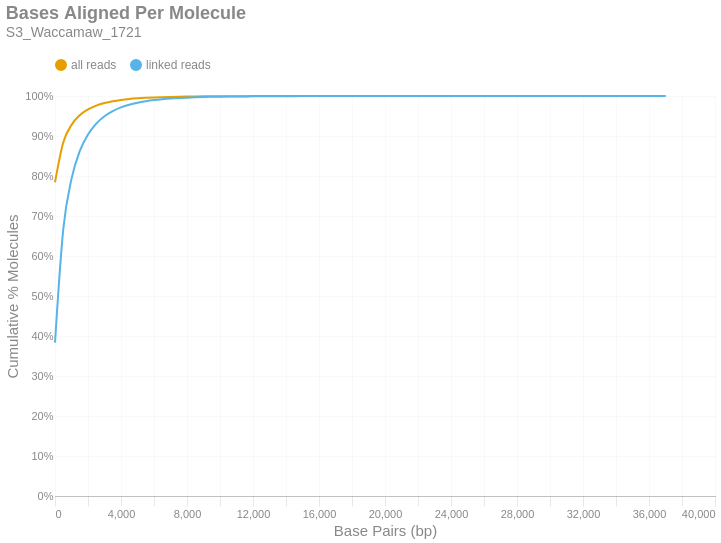

The cell this chart's notebook holds for it:
### Markdown cell above
### Bases Aligned Per Molecule
This is a cumulative frequency distribution showing the number of base pairs aligned per unique molecule. These data are shown in 500 bp bins. There are two distributions: one with `all reads` (yellow) and another with only `linked reads` (blue). The percent of molecules in the `linked reads` distribution is relative to the total number of linked molecules.

### Code cell
if SKIPLR:
    print_html(f"Skipped")
else:
    binned_df = consolidated_hist(valids['aligned_bp'], mask, 500, True)
    with SafeRender(binned_df):
        (
            density_plot(binned_df, 'Bases Aligned Per Molecule', samplename, 'basesper')
            .encode(
                x=alt.X('bin:Q', title="Base Pairs (bp)").axis(tickMinStep=500).scale(padding=0),
                y=alt.Y('value:Q', title='Cumulative % Molecules')
                    .axis(format='%')
                    .scale(domain = [0,1])
                    .stack(False),
                color=alt.Color("key:N").scale(domain = ["all reads", "linked reads"]),
                tooltip = [
                    alt.Tooltip("key:N", title = "Data Type"),
                    alt.Tooltip("range_label:N", title="Bases Aligned Per Molecule"),
                    alt.Tooltip("value:Q", format = ".2%", title="% Molecules (Cum.)")
                ]
            )
        ).display()

### Figure 1 — Vega-Lite specification as saved in the notebook (floating-point values rounded to 4 significant figures)
{"width": "container", "height": 400, "config": {"title": {"anchor": "start", "dy": -15, "fontSize": 18, "color": "#888888", "subtitleColor": "#888888", "subtitleFontSize": 14}, "arc": {"fill": "#0072B2"}, "axis": {"domainColor": "#888888", "domainWidth": 0.5, "gridWidth": 0.2, "grid": false, "titleFontWeight": 400, "titleFontSize": 15, "labelFontSize": 11, "labelColor": "#888888", "tickColor": "#888888", "tickWidth": 0.2, "titleColor": "#888888"}, "axisBand": {"grid": false}, "axisX": {"grid": true, "tickSize": 10, "domainCap": "round"}, "axisY": {"domain": false, "grid": true, "tickSize": 0, "domainCap": "round"}, "background": "transparent", "header": {"labelFontSize": 15, "labelColor": "#888888", "titleFontSize": 15, "titleFontWeight": 600, "titleColor": "#888888"}, "legend": {"labelFont": "sans-serif", "labelFontSize": 12, "labelColor": "#888888", "symbolSize": 100, "symbolType": "circle", "titleFontSize": 12, "titlePadding": 10, "titleColor": "#888888", "title": null, "orient": "top"}, "range": {"category": ["#E69F00", "#56B4E9", "#009E73", "#F0E442", "#0072B2", "#D55E00", "#CC79A7", "#000000"], "diverging": ["#cfe8f3", "#a2d4ec", "#73bfe2", "#46abdb", "#1696d2", "#12719e"]}, "area": {"fill": "#0072B2", "fillOpacity": 0.7, "line": true, "strokeOpacity": 0.7}, "line": {"color": "#0072B2", "stroke": "#0072B2", "strokeWidth": 2}, "trail": {"color": "#0072B2", "stroke": "#0072B2", "strokeWidth": 0, "size": 1}, "point": {"filled": true, "fillOpacity": 1.0, "size": 95}, "text": {"color": "#888888", "fontSize": 11, "align": "right", "fontWeight": 400, "size": 11}, "bar": {"fill": "#0072B2", "stroke": null}, "view": {"stroke": null, "continuousWidth": 660, "continuousHeight": 400}}, "data": {"name": "data-3d41eae3b94302bca8039e7372c827cf"}, "mark": {"type": "line", "interpolate": "monotone", "point": {"opacity": 0, "size": 275}}, "encoding": {"color": {"field": "key", "scale": {"domain": ["all reads", "linked reads"]}, "type": "nominal"}, "tooltip": [{"field": "key", "title": "Data Type", "type": "nominal"}, {"field": "range_label", "title": "Bases Aligned Per Molecule", "type": "nominal"}, {"field": "value", "format": ".2%", "title": "% Molecules (Cum.)", "type": "quantitative"}], "x": {"axis": {"tickMinStep": 500}, "field": "bin", "scale": {"padding": 0}, "title": "Base Pairs (bp)", "type": "quantitative"}, "y": {"axis": {"format": "%"}, "field": "value", "scale": {"domain": [0, 1]}, "stack": false, "title": "Cumulative % Molecules", "type": "quantitative"}}, "params": [{"name": "param_c36ac31b6afebe62", "select": {"type": "point", "fields": ["key"]}, "bind": "legend"}], "title": {"text": "Bases Aligned Per Molecule", "subtitle": "S3_Waccamaw_1721"}, "transform": [{"fold": ["all reads (cumsum)", "linked reads (cumsum)"]}, {"calculate": "replace(datum.key, ' (cumsum)', '')", "as": "key"}, {"filter": {"param": "param_c36ac31b6afebe62"}}], "usermeta": {"embedOptions": {"downloadFileName": "S3_Waccamaw_1721.basesper"}}, "$schema": "https://vega.github.io/schema/vega-lite/v6.1.0.json", "datasets": {"data-3d41eae3b94302bca8039e7372c827cf": [{"bin": "0.0", "interval": "0.0-500.0", "all reads": 0.7844, "linked reads": 0.3834, "all reads (cumsum)": 0.7844, "linked reads (cumsum)": 0.3834, "range_label": "0-499"}, {"bin": "500.0", "interval": "500.0-1000.0", "all reads": 0.0994, "linked reads": 0.2833, "all reads (cumsum)": 0.8838, "linked reads (cumsum)": 0.6667, "range_label": "500-999"}, {"bin": "1000.0", "interval": "1000.0-1500.0", "all reads": 0.04397, "linked reads": 0.1261, "all reads (cumsum)": 0.9278, "linked reads (cumsum)": 0.7928, "range_label": "1000-1499"}, {"bin": "1500.0", "interval": "1500.0-2000.0", "all reads": 0.0242, "linked reads": 0.06944, "all reads (cumsum)": 0.952, "linked reads (cumsum)": 0.8622, "range_label": "1500-1999"}, {"bin": "2000.0", "interval": "2000.0-2500.0", "all reads": 0.01454, "linked reads": 0.04173, "all reads (cumsum)": 0.9665, "linked reads (cumsum)": 0.9039, "range_label": "2000-2499"}, {"bin": "2500.0", "interval": "2500.0-3000.0", "all reads": 0.009466, "linked reads": 0.02716, "all reads (cumsum)": 0.976, "linked reads (cumsum)": 0.9311, "range_label": "2500-2999"}, {"bin": "3000.0", "interval": "3000.0-3500.0", "all reads": 0.006416, "linked reads": 0.01841, "all reads (cumsum)": 0.9824, "linked reads (cumsum)": 0.9495, "range_label": "3000-3499"}, {"bin": "3500.0", "interval": "3500.0-4000.0", "all reads": 0.004489, "linked reads": 0.01288, "all reads (cumsum)": 0.9869, "linked reads (cumsum)": 0.9624, "range_label": "3500-3999"}, {"bin": "4000.0", "interval": "4000.0-4500.0", "all reads": 0.003207, "linked reads": 0.0092, "all reads (cumsum)": 0.9901, "linked reads (cumsum)": 0.9716, "range_label": "4000-4499"}, {"bin": "4500.0", "interval": "4500.0-5000.0", "all reads": 0.002352, "linked reads": 0.006749, "all reads (cumsum)": 0.9924, "linked reads (cumsum)": 0.9783, "range_label": "4500-4999"}, {"bin": "5000.0", "interval": "5000.0-5500.0", "all reads": 0.001724, "linked reads": 0.004945, "all reads (cumsum)": 0.9942, "linked reads (cumsum)": 0.9833, "range_label": "5000-5499"}, {"bin": "5500.0", "interval": "5500.0-6000.0", "all reads": 0.001285, "linked reads": 0.003687, "all reads (cumsum)": 0.9954, "linked reads (cumsum)": 0.9869, "range_label": "5500-5999"}, {"bin": "6000.0", "interval": "6000.0-6500.0", "all reads": 0.0009757, "linked reads": 0.002799, "all reads (cumsum)": 0.9964, "linked reads (cumsum)": 0.9897, "range_label": "6000-6499"}, {"bin": "6500.0", "interval": "6500.0-7000.0", "all reads": 0.0007542, "linked reads": 0.002164, "all reads (cumsum)": 0.9972, "linked reads (cumsum)": 0.9919, "range_label": "6500-6999"}, {"bin": "7000.0", "interval": "7000.0-7500.0", "all reads": 0.0005788, "linked reads": 0.00166, "all reads (cumsum)": 0.9978, "linked reads (cumsum)": 0.9936, "range_label": "7000-7499"}, {"bin": "7500.0", "interval": "7500.0-8000.0", "all reads": 0.0004451, "linked reads": 0.001277, "all reads (cumsum)": 0.9982, "linked reads (cumsum)": 0.9948, "range_label": "7500-7999"}, {"bin": "8000.0", "interval": "8000.0-8500.0", "all reads": 0.0003549, "linked reads": 0.001018, "all reads (cumsum)": 0.9986, "linked reads (cumsum)": 0.9959, "range_label": "8000-8499"}, {"bin": "8500.0", "interval": "8500.0-9000.0", "all reads": 0.0002798, "linked reads": 0.0008028, "all reads (cumsum)": 0.9988, "linked reads (cumsum)": 0.9967, "range_label": "8500-8999"}, {"bin": "9000.0", "interval": "9000.0-9500.0", "all reads": 0.000228, "linked reads": 0.0006542, "all reads (cumsum)": 0.9991, "linked reads (cumsum)": 0.9973, "range_label": "9000-9499"}, {"bin": "9500.0", "interval": "9500.0-10000.0", "all reads": 0.0001755, "linked reads": 0.0005034, "all reads (cumsum)": 0.9992, "linked reads (cumsum)": 0.9978, "range_label": "9500-9999"}, {"bin": "10000.0", "interval": "10000.0-10500.0", "all reads": 0.0001404, "linked reads": 0.0004027, "all reads (cumsum)": 0.9994, "linked reads (cumsum)": 0.9982, "range_label": "10000-10499"}, {"bin": "10500.0", "interval": "10500.0-11000.0", "all reads": 0.0001091, "linked reads": 0.000313, "all reads (cumsum)": 0.9995, "linked reads (cumsum)": 0.9985, "range_label": "10500-10999"}, {"bin": "11000.0", "interval": "11000.0-11500.0", "all reads": 9.182e-05, "linked reads": 0.0002634, "all reads (cumsum)": 0.9996, "linked reads (cumsum)": 0.9988, "range_label": "11000-11499"}, {"bin": "11500.0", "interval": "11500.0-12000.0", "all reads": 6.928e-05, "linked reads": 0.0001988, "all reads (cumsum)": 0.9997, "linked reads (cumsum)": 0.999, "range_label": "11500-11999"}, {"bin": "12000.0", "interval": "12000.0-12500.0", "all reads": 6.364e-05, "linked reads": 0.0001826, "all reads (cumsum)": 0.9997, "linked reads (cumsum)": 0.9992, "range_label": "12000-12499"}, {"bin": "12500.0", "interval": "12500.0-13000.0", "all reads": 4.855e-05, "linked reads": 0.0001393, "all reads (cumsum)": 0.9998, "linked reads (cumsum)": 0.9993, "range_label": "12500-12999"}, {"bin": "13000.0", "interval": "13000.0-13500.0", "all reads": 4.146e-05, "linked reads": 0.0001189, "all reads (cumsum)": 0.9998, "linked reads (cumsum)": 0.9994, "range_label": "13000-13499"}, {"bin": "13500.0", "interval": "13500.0-14000.0", "all reads": 3e-05, "linked reads": 8.608e-05, "all reads (cumsum)": 0.9998, "linked reads (cumsum)": 0.9995, "range_label": "13500-13999"}, {"bin": "14000.0", "interval": "14000.0-14500.0", "all reads": 2.818e-05, "linked reads": 8.086e-05, "all reads (cumsum)": 0.9999, "linked reads (cumsum)": 0.9996, "range_label": "14000-14499"}, {"bin": "14500.0", "interval": "14500.0-15000.0", "all reads": 2.382e-05, "linked reads": 6.834e-05, "all reads (cumsum)": 0.9999, "linked reads (cumsum)": 0.9997, "range_label": "14500-14999"}, {"bin": "15000.0", "interval": "15000.0-15500.0", "all reads": 2.037e-05, "linked reads": 5.843e-05, "all reads (cumsum)": 0.9999, "linked reads (cumsum)": 0.9997, "range_label": "15000-15499"}, {"bin": "15500.0", "interval": "15500.0-16000.0", "all reads": 1.564e-05, "linked reads": 4.486e-05, "all reads (cumsum)": 0.9999, "linked reads (cumsum)": 0.9998, "range_label": "15500-15999"}, {"bin": "16000.0", "interval": "16000.0-16500.0", "all reads": 1.2e-05, "linked reads": 3.443e-05, "all reads (cumsum)": 0.9999, "linked reads (cumsum)": 0.9998, "range_label": "16000-16499"}, {"bin": "16500.0", "interval": "16500.0-17000.0", "all reads": 8.546e-06, "linked reads": 2.452e-05, "all reads (cumsum)": 0.9999, "linked reads (cumsum)": 0.9998, "range_label": "16500-16999"}, {"bin": "17000.0", "interval": "17000.0-17500.0", "all reads": 8.91e-06, "linked reads": 2.556e-05, "all reads (cumsum)": 1.0, "linked reads (cumsum)": 0.9999, "range_label": "17000-17499"}, {"bin": "17500.0", "interval": "17500.0-18000.0", "all reads": 6.728e-06, "linked reads": 1.93e-05, "all reads (cumsum)": 1.0, "linked reads (cumsum)": 0.9999, "range_label": "17500-17999"}, {"bin": "18000.0", "interval": "18000.0-18500.0", "all reads": 6.546e-06, "linked reads": 1.878e-05, "all reads (cumsum)": 1.0, "linked reads (cumsum)": 0.9999, "range_label": "18000-18499"}, {"bin": "18500.0", "interval": "18500.0-19000.0", "all reads": 4.364e-06, "linked reads": 1.252e-05, "all reads (cumsum)": 1.0, "linked reads (cumsum)": 0.9999, "range_label": "18500-18999"}, {"bin": "19000.0", "interval": "19000.0-19500.0", "all reads": 4.364e-06, "linked reads": 1.252e-05, "all reads (cumsum)": 1.0, "linked reads (cumsum)": 0.9999, "range_label": "19000-19499"}, {"bin": "19500.0", "interval": "19500.0-20000.0", "all reads": 4e-06, "linked reads": 1.148e-05, "all reads (cumsum)": 1.0, "linked reads (cumsum)": 0.9999, "range_label": "19500-19999"}, {"bin": "20000.0", "interval": "20000.0-20500.0", "all reads": 3.455e-06, "linked reads": 9.912e-06, "all reads (cumsum)": 1.0, "linked reads (cumsum)": 1.0, "range_label": "20000-20499"}, {"bin": "20500.0", "interval": "20500.0-21000.0", "all reads": 3.637e-06, "linked reads": 1.043e-05, "all reads (cumsum)": 1.0, "linked reads (cumsum)": 1.0, "range_label": "20500-20999"}, {"bin": "21000.0", "interval": "21000.0-21500.0", "all reads": 1.455e-06, "linked reads": 4.173e-06, "all reads (cumsum)": 1.0, "linked reads (cumsum)": 1.0, "range_label": "21000-21499"}, {"bin": "21500.0", "interval": "21500.0-22000.0", "all reads": 2e-06, "linked reads": 5.738e-06, "all reads (cumsum)": 1.0, "linked reads (cumsum)": 1.0, "range_label": "21500-21999"}, {"bin": "22000.0", "interval": "22000.0-22500.0", "all reads": 2e-06, "linked reads": 5.738e-06, "all reads (cumsum)": 1.0, "linked reads (cumsum)": 1.0, "range_label": "22000-22499"}, {"bin": "22500.0", "interval": "22500.0-23000.0", "all reads": 1.273e-06, "linked reads": 3.652e-06, "all reads (cumsum)": 1.0, "linked reads (cumsum)": 1.0, "range_label": "22500-22999"}, {"bin": "23000.0", "interval": "23000.0-23500.0", "all reads": 1.818e-07, "linked reads": 5.217e-07, "all reads (cumsum)": 1.0, "linked reads (cumsum)": 1.0, "range_label": "23000-23499"}, {"bin": "23500.0", "interval": "23500.0-24000.0", "all reads": 1.455e-06, "linked reads": 4.173e-06, "all reads (cumsum)": 1.0, "linked reads (cumsum)": 1.0, "range_label": "23500-23999"}, {"bin": "24000.0", "interval": "24000.0-24500.0", "all reads": 7.273e-07, "linked reads": 2.087e-06, "all reads (cumsum)": 1.0, "linked reads (cumsum)": 1.0, "range_label": "24000-24499"}, {"bin": "24500.0", "interval": "24500.0-25000.0", "all reads": 9.092e-07, "linked reads": 2.608e-06, "all reads (cumsum)": 1.0, "linked reads (cumsum)": 1.0, "range_label": "24500-24999"}, {"bin": "25000.0", "interval": "25000.0-25500.0", "all reads": 3.637e-07, "linked reads": 1.043e-06, "all reads (cumsum)": 1.0, "linked reads (cumsum)": 1.0, "range_label": "25000-25499"}, {"bin": "25500.0", "interval": "25500.0-26000.0", "all reads": 1.818e-07, "linked reads": 5.217e-07, "all reads (cumsum)": 1.0, "linked reads (cumsum)": 1.0, "range_label": "25500-25999"}, {"bin": "26000.0", "interval": "26000.0-26500.0", "all reads": 0.0, "linked reads": 0.0, "all reads (cumsum)": 1.0, "linked reads (cumsum)": 1.0, "range_label": "26000-26499"}, {"bin": "26500.0", "interval": "26500.0-27000.0", "all reads": 7.273e-07, "linked reads": 2.087e-06, "all reads (cumsum)": 1.0, "linked reads (cumsum)": 1.0, "range_label": "26500-26999"}, {"bin": "27000.0", "interval": "27000.0-27500.0", "all reads": 1.818e-07, "linked reads": 5.217e-07, "all reads (cumsum)": 1.0, "linked reads (cumsum)": 1.0, "range_label": "27000-27499"}, {"bin": "27500.0", "interval": "27500.0-28000.0", "all reads": 0.0, "linked reads": 0.0, "all reads (cumsum)": 1.0, "linked reads (cumsum)": 1.0, "range_label": "27500-27999"}, {"bin": "28000.0", "interval": "28000.0-28500.0", "all reads": 1.818e-07, "linked reads": 5.217e-07, "all reads (cumsum)": 1.0, "linked reads (cumsum)": 1.0, "range_label": "28000-28499"}, {"bin": "28500.0", "interval": "28500.0-29000.0", "all reads": 3.637e-07, "linked reads": 1.043e-06, "all reads (cumsum)": 1.0, "linked reads (cumsum)": 1.0, "range_label": "28500-28999"}, {"bin": "29000.0", "interval": "29000.0-29500.0", "all reads": 0.0, "linked reads": 0.0, "all reads (cumsum)": 1.0, "linked reads (cumsum)": 1.0, "range_label": "29000-29499"}, {"bin": "29500.0", "interval": "29500.0-30000.0", "all reads": 1.818e-07, "linked reads": 5.217e-07, "all reads (cumsum)": 1.0, "linked reads (cumsum)": 1.0, "range_label": "29500-29999"}, {"bin": "30000.0", "interval": "30000.0-30500.0", "all reads": 0.0, "linked reads": 0.0, "all reads (cumsum)": 1.0, "linked reads (cumsum)": 1.0, "range_label": "30000-30499"}, {"bin": "30500.0", "interval": "30500.0-31000.0", "all reads": 0.0, "linked reads": 0.0, "all reads (cumsum)": 1.0, "linked reads (cumsum)": 1.0, "range_label": "30500-30999"}, {"bin": "31000.0", "interval": "31000.0-31500.0", "all reads": 3.637e-07, "linked reads": 1.043e-06, "all reads (cumsum)": 1.0, "linked reads (cumsum)": 1.0, "range_label": "31000-31499"}, {"bin": "31500.0", "interval": "31500.0-32000.0", "all reads": 1.818e-07, "linked reads": 5.217e-07, "all reads (cumsum)": 1.0, "linked reads (cumsum)": 1.0, "range_label": "31500-31999"}, {"bin": "32000.0", "interval": "32000.0-32500.0", "all reads": 0.0, "linked reads": 0.0, "all reads (cumsum)": 1.0, "linked reads (cumsum)": 1.0, "range_label": "32000-32499"}, {"bin": "32500.0", "interval": "32500.0-33000.0", "all reads": 1.818e-07, "linked reads": 5.217e-07, "all reads (cumsum)": 1.0, "linked reads (cumsum)": 1.0, "range_label": "32500-32999"}, {"bin": "33000.0", "interval": "33000.0-33500.0", "all reads": 0.0, "linked reads": 0.0, "all reads (cumsum)": 1.0, "linked reads (cumsum)": 1.0, "range_label": "33000-33499"}, {"bin": "33500.0", "interval": "33500.0-34000.0", "all reads": 0.0, "linked reads": 0.0, "all reads (cumsum)": 1.0, "linked reads (cumsum)": 1.0, "range_label": "33500-33999"}, {"bin": "34000.0", "interval": "34000.0-34500.0", "all reads": 1.818e-07, "linked reads": 5.217e-07, "all reads (cumsum)": 1.0, "linked reads (cumsum)": 1.0, "range_label": "34000-34499"}, {"bin": "34500.0", "interval": "34500.0-35000.0", "all reads": 0.0, "linked reads": 0.0, "all reads (cumsum)": 1.0, "linked reads (cumsum)": 1.0, "range_label": "34500-34999"}, {"bin": "35000.0", "interval": "35000.0-35500.0", "all reads": 0.0, "linked reads": 0.0, "all reads (cumsum)": 1.0, "linked reads (cumsum)": 1.0, "range_label": "35000-35499"}, {"bin": "35500.0", "interval": "35500.0-36000.0", "all reads": 0.0, "linked reads": 0.0, "all reads (cumsum)": 1.0, "linked reads (cumsum)": 1.0, "range_label": "35500-35999"}, {"bin": "36000.0", "interval": "36000.0-36500.0", "all reads": 0.0, "linked reads": 0.0, "all reads (cumsum)": 1.0, "linked reads (cumsum)": 1.0, "range_label": "36000-36499"}, {"bin": "36500.0", "interval": "36500.0-37000.0", "all reads": 1.818e-07, "linked reads": 5.217e-07, "all reads (cumsum)": 1.0, "linked reads (cumsum)": 1.0, "range_label": "36500-36999"}, {"bin": "37000.0", "interval": "37000.0-37500.0", "all reads": 1.818e-07, "linked reads": 5.217e-07, "all reads (cumsum)": 1.0, "linked reads (cumsum)": 1.0, "range_label": "37000-37499"}]}}
